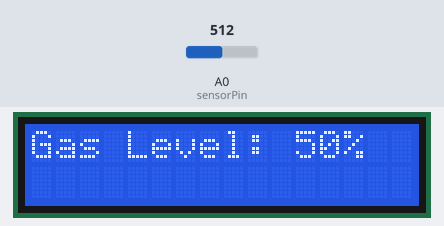
A sketch run on a simulated Arduino Uno, built with avr-gcc and run on an emulated ATmega328P. On the bench: 16×2 character LCD. The test bench sets the inputs (shaded band); at power-on: A0 (sensorPin) = 512. What the sketch prints to the serial monitor is not drawn.

Above: at 3.2 s.
3.3 s: A0 (sensorPin) set to 111
At 5.3 s:
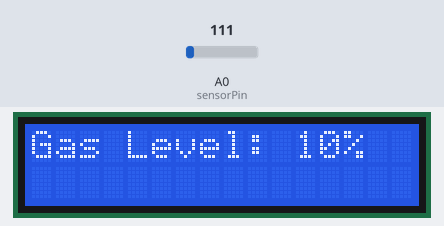
5.6 s: A0 (sensorPin) set to 98
At 6.8 s:
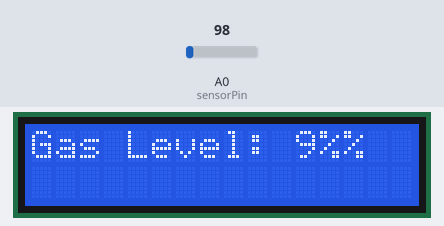
7.6 s: A0 (sensorPin) set to 122
At 9.5 s:
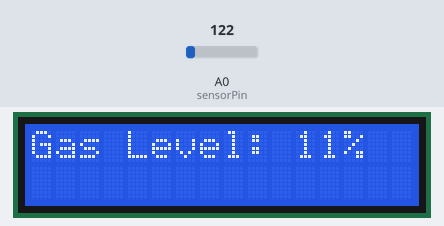
Timing chart, 0 to 11.0 s (numbered marks = the images above; inputs shaded):
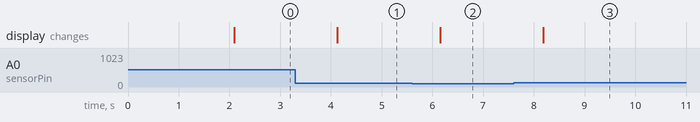

Measured:
- the behaviour switches between 103 and 102 on A0 (sensorPin) (found by bisection; images 1 and 2)
- after the input at 3.3 s, the display: changes after 0.83 s (image 1)
- after the input at 5.6 s, the display: changes after 0.55 s (image 2)
- after the input at 7.6 s, the display: changes after 0.58 s (image 3)

The sketch:

Alcohol_sensor_arduino.ino
```cpp
#include <Wire.h>          // Include I2C library for communication with LCD
#include <LiquidCrystal_I2C.h>  // Include the LCD library

// Initialize the LCD with I2C address (0x27 or 0x3F based on your module)
LiquidCrystal_I2C lcd(0x27, 16, 2);

int sensorPin = A0;  // MQ sensor analog output pin connected to A0

void setup() {
  lcd.begin();                // Initialize the LCD
  lcd.backlight();            // Turn on the backlight
  Serial.begin(9600);         // Start serial communication

  lcd.setCursor(0, 0);        // Set cursor to the first row
  lcd.print("Gas Detection");
  delay(2000);                // Display startup message for 2 seconds
  lcd.clear();                // Clear the LCD for new display
}

void loop() {
  int sensorValue = analogRead(sensorPin);  // Read the analog value from sensor
  int gasLevel = map(sensorValue, 0, 1023, 0, 100);  // Scale to percentage

  // Display the gas level on the LCD
  lcd.setCursor(0, 0);  // First row
  lcd.print("Gas Level: ");  // Print label
  lcd.setCursor(11, 0);
  lcd.print(gasLevel);   // Print gas level percentage
  lcd.print("%");

  // Optional: Print sensor value to Serial Monitor
  Serial.print("Gas Sensor Value: ");
  Serial.println(sensorValue);

  delay(1000);  // Wait for 1 second before updating the value
}
```
